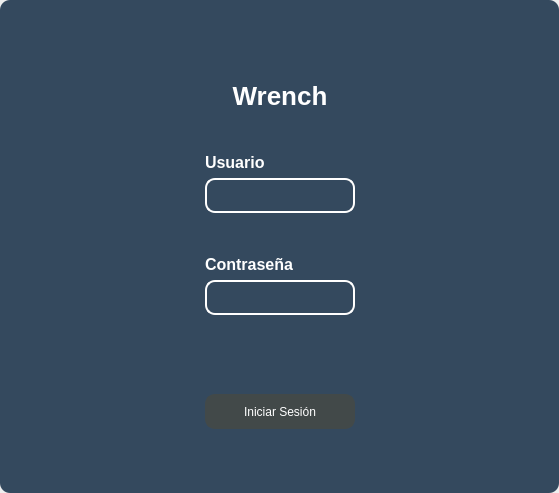
<?xml version="1.0" encoding="UTF-8"?>
<ui version="4.0">
 <class>MainWindow</class>
 <widget class="QMainWindow" name="MainWindow">
  <property name="geometry">
   <rect>
    <x>0</x>
    <y>0</y>
    <width>559</width>
    <height>493</height>
   </rect>
  </property>
  <property name="windowTitle">
   <string>MainWindow</string>
  </property>
  <property name="styleSheet">
   <string notr="true"/>
  </property>
  <widget class="QWidget" name="centralwidget">
   <property name="styleSheet">
    <string notr="true"/>
   </property>
   <layout class="QVBoxLayout" name="verticalLayout">
    <property name="spacing">
     <number>0</number>
    </property>
    <property name="leftMargin">
     <number>0</number>
    </property>
    <property name="topMargin">
     <number>0</number>
    </property>
    <property name="rightMargin">
     <number>0</number>
    </property>
    <property name="bottomMargin">
     <number>0</number>
    </property>
    <item>
     <widget class="QFrame" name="frame">
      <property name="enabled">
       <bool>true</bool>
      </property>
      <property name="styleSheet">
       <string notr="true">QFrame {
	background-color: #34495e;  
    border-radius: 10px;       
 }

</string>
      </property>
      <property name="frameShape">
       <enum>QFrame::StyledPanel</enum>
      </property>
      <property name="frameShadow">
       <enum>QFrame::Raised</enum>
      </property>
      <layout class="QVBoxLayout" name="verticalLayout_2">
       <item>
        <widget class="QFrame" name="frame_superior">
         <property name="minimumSize">
          <size>
           <width>0</width>
           <height>40</height>
          </size>
         </property>
         <property name="maximumSize">
          <size>
           <width>16777215</width>
           <height>40</height>
          </size>
         </property>
         <property name="styleSheet">
          <string notr="true">QPushButton{
	border-radius:18px;
}

QPushButton:hover{
	border-radius:18px;
	background-color: rgb(0, 0, 0);
}
</string>
         </property>
         <property name="frameShape">
          <enum>QFrame::StyledPanel</enum>
         </property>
         <property name="frameShadow">
          <enum>QFrame::Raised</enum>
         </property>
         <layout class="QHBoxLayout" name="horizontalLayout_3">
          <property name="spacing">
           <number>4</number>
          </property>
          <property name="leftMargin">
           <number>0</number>
          </property>
          <property name="topMargin">
           <number>0</number>
          </property>
          <property name="rightMargin">
           <number>0</number>
          </property>
          <property name="bottomMargin">
           <number>0</number>
          </property>
          <item>
           <spacer name="horizontalSpacer_2">
            <property name="orientation">
             <enum>Qt::Horizontal</enum>
            </property>
            <property name="sizeHint" stdset="0">
             <size>
              <width>443</width>
              <height>20</height>
             </size>
            </property>
           </spacer>
          </item>
          <item>
           <widget class="QPushButton" name="bt_minimize">
            <property name="minimumSize">
             <size>
              <width>38</width>
              <height>38</height>
             </size>
            </property>
            <property name="maximumSize">
             <size>
              <width>38</width>
              <height>38</height>
             </size>
            </property>
            <property name="text">
             <string/>
            </property>
            <property name="icon">
             <iconset>
              <normaloff>image/minus.png</normaloff>image/minus.png</iconset>
            </property>
            <property name="iconSize">
             <size>
              <width>38</width>
              <height>38</height>
             </size>
            </property>
           </widget>
          </item>
          <item>
           <widget class="QPushButton" name="bt_close">
            <property name="minimumSize">
             <size>
              <width>38</width>
              <height>38</height>
             </size>
            </property>
            <property name="maximumSize">
             <size>
              <width>38</width>
              <height>38</height>
             </size>
            </property>
            <property name="text">
             <string/>
            </property>
            <property name="icon">
             <iconset>
              <normaloff>image/x.png</normaloff>image/x.png</iconset>
            </property>
            <property name="iconSize">
             <size>
              <width>38</width>
              <height>38</height>
             </size>
            </property>
           </widget>
          </item>
         </layout>
        </widget>
       </item>
       <item>
        <widget class="QFrame" name="frame_3">
         <property name="frameShape">
          <enum>QFrame::StyledPanel</enum>
         </property>
         <property name="frameShadow">
          <enum>QFrame::Raised</enum>
         </property>
         <layout class="QHBoxLayout" name="horizontalLayout_4">
          <item>
           <spacer name="horizontalSpacer_3">
            <property name="orientation">
             <enum>Qt::Horizontal</enum>
            </property>
            <property name="sizeHint" stdset="0">
             <size>
              <width>178</width>
              <height>20</height>
             </size>
            </property>
           </spacer>
          </item>
          <item>
           <layout class="QVBoxLayout" name="verticalLayout_4">
            <item>
             <spacer name="verticalSpacer">
              <property name="orientation">
               <enum>Qt::Vertical</enum>
              </property>
              <property name="sizeHint" stdset="0">
               <size>
                <width>28</width>
                <height>28</height>
               </size>
              </property>
             </spacer>
            </item>
            <item>
             <widget class="QFrame" name="frame_4">
              <property name="maximumSize">
               <size>
                <width>400</width>
                <height>600</height>
               </size>
              </property>
              <property name="styleSheet">
               <string notr="true">QLabel {
	color: rgb(255, 255, 254);
	font: 12pt &quot;Arial&quot;;
	background-color: rgba(0, 0, 0,0);
}


QLineEdit{
background-color: rgba(0, 0, 0,0);
border-radius:10px; 
font: 12pt &quot;Arial&quot;;
color: rgb(255, 255, 254);
border: 2px solid  rgb(255, 255, 255);

}

QLineEdit:hover{
background-color: rgba(0, 0, 0,0);
border-radius:10px; 
font: 12pt &quot;Arial&quot;;
border: 2px solid  rgb(244, 69, 31);
}

QLineEdit:focus{
background-color: rgb(0, 0, 0);
border-radius:10px; 
font: 12pt &quot;Arial&quot;;
border: 2px solid rgb(244, 69, 31);
}



QPushButton{
border-radius:10px;
background-color: rgb(66, 73, 73); 
font: 12pt &quot;Arial&quot;;
color: rgb(255, 255, 255);
border: 2px solid rgb(66, 73, 73);
}

QPushButton:hover{
border-radius:10px; 
font: 12pt &quot;Arial&quot;;
color: rgb(255, 255, 255);
border: 2px solid rgb(244, 69, 31);
	background-color: rgb(244, 69, 31);
}</string>
              </property>
              <property name="frameShape">
               <enum>QFrame::StyledPanel</enum>
              </property>
              <property name="frameShadow">
               <enum>QFrame::Raised</enum>
              </property>
              <layout class="QVBoxLayout" name="verticalLayout_3">
               <item>
                <widget class="QLabel" name="label">
                 <property name="maximumSize">
                  <size>
                   <width>16777215</width>
                   <height>50</height>
                  </size>
                 </property>
                 <property name="font">
                  <font>
                   <family>Arial</family>
                   <pointsize>-1</pointsize>
                   <weight>75</weight>
                   <italic>false</italic>
                   <bold>true</bold>
                  </font>
                 </property>
                 <property name="styleSheet">
                  <string notr="true">font-family: Arial;
        font-size: 26px;
        color: white;
        text-align: center;
        font-weight: bold;
</string>
                 </property>
                 <property name="text">
                  <string>Wrench</string>
                 </property>
                 <property name="alignment">
                  <set>Qt::AlignCenter</set>
                 </property>
                </widget>
               </item>
               <item>
                <spacer name="verticalSpacer_3">
                 <property name="orientation">
                  <enum>Qt::Vertical</enum>
                 </property>
                 <property name="sizeHint" stdset="0">
                  <size>
                   <width>20</width>
                   <height>40</height>
                  </size>
                 </property>
                </spacer>
               </item>
               <item>
                <widget class="QLabel" name="label_2">
                 <property name="styleSheet">
                  <string notr="true">font-family: Arial;
        font-size: 16px;
        color: white;
        text-align: center;
        font-weight: bold;
</string>
                 </property>
                 <property name="text">
                  <string>Usuario</string>
                 </property>
                </widget>
               </item>
               <item>
                <widget class="QLineEdit" name="Usuario">
                 <property name="minimumSize">
                  <size>
                   <width>0</width>
                   <height>35</height>
                  </size>
                 </property>
                 <property name="contextMenuPolicy">
                  <enum>Qt::PreventContextMenu</enum>
                 </property>
                 <property name="cursorMoveStyle">
                  <enum>Qt::LogicalMoveStyle</enum>
                 </property>
                </widget>
               </item>
               <item>
                <spacer name="verticalSpacer_4">
                 <property name="orientation">
                  <enum>Qt::Vertical</enum>
                 </property>
                 <property name="sizeHint" stdset="0">
                  <size>
                   <width>20</width>
                   <height>40</height>
                  </size>
                 </property>
                </spacer>
               </item>
               <item>
                <widget class="QLabel" name="label_3">
                 <property name="styleSheet">
                  <string notr="true">font-family: Arial;
        font-size: 16px;
        color: white;
        text-align: center;
        font-weight: bold;
</string>
                 </property>
                 <property name="text">
                  <string>Contraseña</string>
                 </property>
                </widget>
               </item>
               <item>
                <widget class="QLineEdit" name="Password">
                 <property name="minimumSize">
                  <size>
                   <width>0</width>
                   <height>35</height>
                  </size>
                 </property>
                 <property name="maximumSize">
                  <size>
                   <width>16777215</width>
                   <height>16777215</height>
                  </size>
                 </property>
                 <property name="cursor">
                  <cursorShape>IBeamCursor</cursorShape>
                 </property>
                 <property name="autoFillBackground">
                  <bool>false</bool>
                 </property>
                 <property name="echoMode">
                  <enum>QLineEdit::Password</enum>
                 </property>
                </widget>
               </item>
               <item>
                <spacer name="verticalSpacer_5">
                 <property name="orientation">
                  <enum>Qt::Vertical</enum>
                 </property>
                 <property name="sizeHint" stdset="0">
                  <size>
                   <width>20</width>
                   <height>40</height>
                  </size>
                 </property>
                </spacer>
               </item>
               <item>
                <spacer name="verticalSpacer_6">
                 <property name="orientation">
                  <enum>Qt::Vertical</enum>
                 </property>
                 <property name="sizeHint" stdset="0">
                  <size>
                   <width>20</width>
                   <height>40</height>
                  </size>
                 </property>
                </spacer>
               </item>
               <item>
                <widget class="QPushButton" name="Loguin">
                 <property name="minimumSize">
                  <size>
                   <width>0</width>
                   <height>35</height>
                  </size>
                 </property>
                 <property name="text">
                  <string>Iniciar Sesión</string>
                 </property>
                </widget>
               </item>
               <item>
                <spacer name="verticalSpacer_7">
                 <property name="orientation">
                  <enum>Qt::Vertical</enum>
                 </property>
                 <property name="sizeHint" stdset="0">
                  <size>
                   <width>20</width>
                   <height>40</height>
                  </size>
                 </property>
                </spacer>
               </item>
              </layout>
             </widget>
            </item>
           </layout>
          </item>
          <item>
           <spacer name="horizontalSpacer_4">
            <property name="orientation">
             <enum>Qt::Horizontal</enum>
            </property>
            <property name="sizeHint" stdset="0">
             <size>
              <width>177</width>
              <height>20</height>
             </size>
            </property>
           </spacer>
          </item>
         </layout>
        </widget>
       </item>
       <item>
        <spacer name="verticalSpacer_10">
         <property name="orientation">
          <enum>Qt::Vertical</enum>
         </property>
         <property name="sizeHint" stdset="0">
          <size>
           <width>20</width>
           <height>40</height>
          </size>
         </property>
        </spacer>
       </item>
      </layout>
     </widget>
    </item>
   </layout>
  </widget>
 </widget>
 <resources/>
 <connections/>
</ui>
